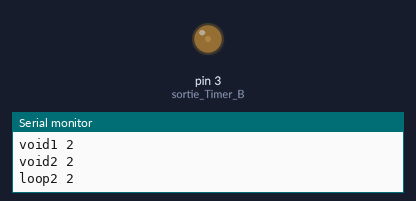
A sketch run on a simulated Arduino Uno, built with avr-gcc and run on an emulated ATmega328P. Parts: output pins drawn as LEDs (lit = HIGH), the last lines printed to the serial monitor.

Above: at 0.1 s.
At 12.1 s:
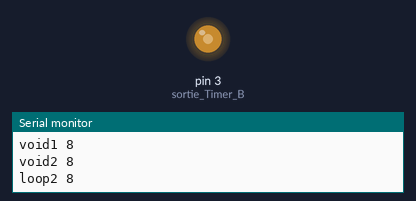
At 18.1 s:
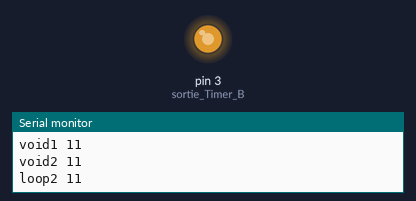
At 24.1 s:
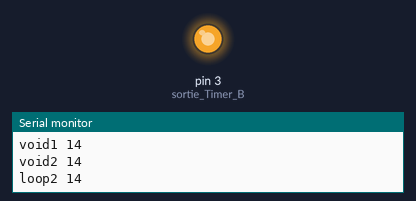
Timing chart, 0 to 25.6 s (numbered marks = the images above):
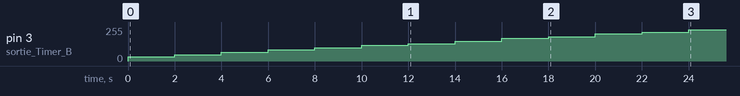

Measured:
- by itself, pin 3 (sortie_Timer_B): moves from 0/255 to 235/255 over 24.0 s

The sketch:

PWM_50kHz.ino
```cpp
#define pinPotentiometre A1

//variable

int PWM = 1;

void setup() {


  pinMode(3, OUTPUT);   // sortie Timer B

  TCCR2A = 0b00100011;  //00=> OCOA deconnecter(COM2A1:0), 10=> sortie OCOB non inverseuse(COM2B1:0), 00=> reserver, 11=> Fast PWM(WGM01:00)
  TCCR2B = 0b00001010;  //00=> utiliser pour mode non pwm (FOC2A:FOC2B), 00=> reserver, 1=> Fast PWM(WGM02), 010=> diviseur de 8 pour la clock (CS00:01:02)

  OCR2A = 39;           //valeur max du comparateur
  OCR2B = 0;           //valeur a comparer (duty cycle 0 to OCR2A)

  sei();       // Active l'interruption globale

  Serial.begin(9600);
}

void loop() {
  /*
  tensionPotentiometre = analogRead(pinPotentiometre);//on lit la valeur analogique du potentiometre
  OCR2B = (OCR2A / 255) *tensionPotentiometre;
for (int i = 1; i <= 14; i++) {
    OCR2B = (OCR2A / 15.0) * i;  //on multipli la valeur du DC entre [1;14]
    delay(2000);
  }
 */
  Serial.print("loop1 ");
   Serial.println(PWM);

  duty(&PWM);
  OCR2B = (OCR2A / 15.0) * PWM;
   Serial.print("loop2 ");
   Serial.println(PWM);
  delay(2000);
}

void duty(int *PWM) {

  *PWM = *PWM + 1;
   Serial.print("void1 ");
   Serial.println(*PWM);
  if (*PWM > 14){
    *PWM = 14;
  }
  Serial.print("void2 ");
  Serial.println(*PWM);

}
```
